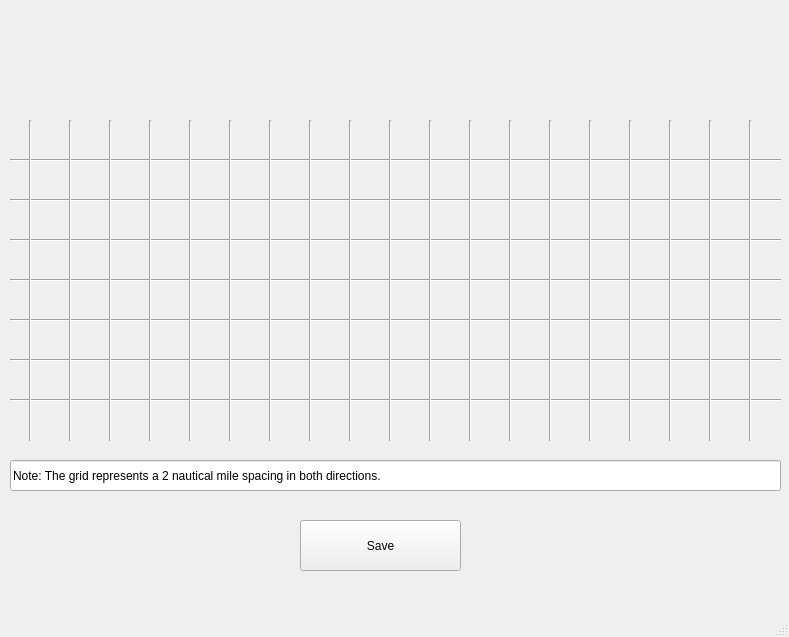
<?xml version="1.0" encoding="UTF-8"?>
<ui version="4.0">
 <class>MainWindow</class>
 <widget class="QMainWindow" name="MainWindow">
  <property name="geometry">
   <rect>
    <x>0</x>
    <y>0</y>
    <width>789</width>
    <height>637</height>
   </rect>
  </property>
  <property name="windowTitle">
   <string>MainWindow</string>
  </property>
  <widget class="QWidget" name="centralwidget">
   <widget class="Line" name="line_5_hor">
    <property name="geometry">
     <rect>
      <x>10</x>
      <y>310</y>
      <width>771</width>
      <height>20</height>
     </rect>
    </property>
    <property name="orientation">
     <enum>Qt::Horizontal</enum>
    </property>
   </widget>
   <widget class="Line" name="line_4_hor">
    <property name="geometry">
     <rect>
      <x>10</x>
      <y>270</y>
      <width>771</width>
      <height>20</height>
     </rect>
    </property>
    <property name="orientation">
     <enum>Qt::Horizontal</enum>
    </property>
   </widget>
   <widget class="Line" name="line_3_hor">
    <property name="geometry">
     <rect>
      <x>10</x>
      <y>230</y>
      <width>771</width>
      <height>20</height>
     </rect>
    </property>
    <property name="orientation">
     <enum>Qt::Horizontal</enum>
    </property>
   </widget>
   <widget class="Line" name="line_1_hor">
    <property name="geometry">
     <rect>
      <x>10</x>
      <y>150</y>
      <width>771</width>
      <height>20</height>
     </rect>
    </property>
    <property name="orientation">
     <enum>Qt::Horizontal</enum>
    </property>
   </widget>
   <widget class="Line" name="line_2_hor">
    <property name="geometry">
     <rect>
      <x>10</x>
      <y>190</y>
      <width>771</width>
      <height>20</height>
     </rect>
    </property>
    <property name="orientation">
     <enum>Qt::Horizontal</enum>
    </property>
   </widget>
   <widget class="Line" name="line_6_hor">
    <property name="geometry">
     <rect>
      <x>10</x>
      <y>350</y>
      <width>771</width>
      <height>20</height>
     </rect>
    </property>
    <property name="orientation">
     <enum>Qt::Horizontal</enum>
    </property>
   </widget>
   <widget class="Line" name="line_7_hor">
    <property name="geometry">
     <rect>
      <x>10</x>
      <y>390</y>
      <width>771</width>
      <height>20</height>
     </rect>
    </property>
    <property name="orientation">
     <enum>Qt::Horizontal</enum>
    </property>
   </widget>
   <widget class="Line" name="line_1_ver">
    <property name="geometry">
     <rect>
      <x>20</x>
      <y>120</y>
      <width>21</width>
      <height>321</height>
     </rect>
    </property>
    <property name="orientation">
     <enum>Qt::Vertical</enum>
    </property>
   </widget>
   <widget class="Line" name="line_2_ver">
    <property name="geometry">
     <rect>
      <x>60</x>
      <y>120</y>
      <width>21</width>
      <height>321</height>
     </rect>
    </property>
    <property name="orientation">
     <enum>Qt::Vertical</enum>
    </property>
   </widget>
   <widget class="Line" name="line_3_ver">
    <property name="geometry">
     <rect>
      <x>100</x>
      <y>120</y>
      <width>21</width>
      <height>321</height>
     </rect>
    </property>
    <property name="orientation">
     <enum>Qt::Vertical</enum>
    </property>
   </widget>
   <widget class="Line" name="line_6_ver">
    <property name="geometry">
     <rect>
      <x>220</x>
      <y>120</y>
      <width>21</width>
      <height>321</height>
     </rect>
    </property>
    <property name="orientation">
     <enum>Qt::Vertical</enum>
    </property>
   </widget>
   <widget class="Line" name="line_4_ver">
    <property name="geometry">
     <rect>
      <x>140</x>
      <y>120</y>
      <width>21</width>
      <height>321</height>
     </rect>
    </property>
    <property name="orientation">
     <enum>Qt::Vertical</enum>
    </property>
   </widget>
   <widget class="Line" name="line_5_ver">
    <property name="geometry">
     <rect>
      <x>180</x>
      <y>120</y>
      <width>21</width>
      <height>321</height>
     </rect>
    </property>
    <property name="orientation">
     <enum>Qt::Vertical</enum>
    </property>
   </widget>
   <widget class="Line" name="line_9_ver">
    <property name="geometry">
     <rect>
      <x>340</x>
      <y>120</y>
      <width>21</width>
      <height>321</height>
     </rect>
    </property>
    <property name="orientation">
     <enum>Qt::Vertical</enum>
    </property>
   </widget>
   <widget class="Line" name="line_10_ver">
    <property name="geometry">
     <rect>
      <x>380</x>
      <y>120</y>
      <width>21</width>
      <height>321</height>
     </rect>
    </property>
    <property name="orientation">
     <enum>Qt::Vertical</enum>
    </property>
   </widget>
   <widget class="Line" name="line_7_ver">
    <property name="geometry">
     <rect>
      <x>260</x>
      <y>120</y>
      <width>21</width>
      <height>321</height>
     </rect>
    </property>
    <property name="orientation">
     <enum>Qt::Vertical</enum>
    </property>
   </widget>
   <widget class="Line" name="line_11_ver">
    <property name="geometry">
     <rect>
      <x>420</x>
      <y>120</y>
      <width>21</width>
      <height>321</height>
     </rect>
    </property>
    <property name="orientation">
     <enum>Qt::Vertical</enum>
    </property>
   </widget>
   <widget class="Line" name="line_8_ver">
    <property name="geometry">
     <rect>
      <x>300</x>
      <y>120</y>
      <width>21</width>
      <height>321</height>
     </rect>
    </property>
    <property name="orientation">
     <enum>Qt::Vertical</enum>
    </property>
   </widget>
   <widget class="Line" name="line_12_ver">
    <property name="geometry">
     <rect>
      <x>460</x>
      <y>120</y>
      <width>21</width>
      <height>321</height>
     </rect>
    </property>
    <property name="orientation">
     <enum>Qt::Vertical</enum>
    </property>
   </widget>
   <widget class="Line" name="line_15_ver">
    <property name="geometry">
     <rect>
      <x>580</x>
      <y>120</y>
      <width>21</width>
      <height>321</height>
     </rect>
    </property>
    <property name="orientation">
     <enum>Qt::Vertical</enum>
    </property>
   </widget>
   <widget class="Line" name="line_16_ver">
    <property name="geometry">
     <rect>
      <x>620</x>
      <y>120</y>
      <width>21</width>
      <height>321</height>
     </rect>
    </property>
    <property name="orientation">
     <enum>Qt::Vertical</enum>
    </property>
   </widget>
   <widget class="Line" name="line_13_ver">
    <property name="geometry">
     <rect>
      <x>500</x>
      <y>120</y>
      <width>21</width>
      <height>321</height>
     </rect>
    </property>
    <property name="orientation">
     <enum>Qt::Vertical</enum>
    </property>
   </widget>
   <widget class="Line" name="line_17_ver">
    <property name="geometry">
     <rect>
      <x>660</x>
      <y>120</y>
      <width>21</width>
      <height>321</height>
     </rect>
    </property>
    <property name="orientation">
     <enum>Qt::Vertical</enum>
    </property>
   </widget>
   <widget class="Line" name="line_14_ver">
    <property name="geometry">
     <rect>
      <x>540</x>
      <y>120</y>
      <width>21</width>
      <height>321</height>
     </rect>
    </property>
    <property name="orientation">
     <enum>Qt::Vertical</enum>
    </property>
   </widget>
   <widget class="Line" name="line_18_ver">
    <property name="geometry">
     <rect>
      <x>700</x>
      <y>120</y>
      <width>21</width>
      <height>321</height>
     </rect>
    </property>
    <property name="orientation">
     <enum>Qt::Vertical</enum>
    </property>
   </widget>
   <widget class="Line" name="line_19_ver">
    <property name="geometry">
     <rect>
      <x>740</x>
      <y>120</y>
      <width>21</width>
      <height>321</height>
     </rect>
    </property>
    <property name="orientation">
     <enum>Qt::Vertical</enum>
    </property>
   </widget>
   <widget class="QPushButton" name="save_formation">
    <property name="geometry">
     <rect>
      <x>300</x>
      <y>520</y>
      <width>161</width>
      <height>51</height>
     </rect>
    </property>
    <property name="text">
     <string>Save</string>
    </property>
   </widget>
   <widget class="QLineEdit" name="lineEdit">
    <property name="geometry">
     <rect>
      <x>10</x>
      <y>460</y>
      <width>771</width>
      <height>31</height>
     </rect>
    </property>
    <property name="text">
     <string>Note: The grid represents a 2 nautical mile spacing in both directions.</string>
    </property>
   </widget>
  </widget>
  <widget class="QMenuBar" name="menubar">
   <property name="geometry">
    <rect>
     <x>0</x>
     <y>0</y>
     <width>789</width>
     <height>22</height>
    </rect>
   </property>
  </widget>
  <widget class="QStatusBar" name="statusbar"/>
 </widget>
 <resources/>
 <connections/>
</ui>
